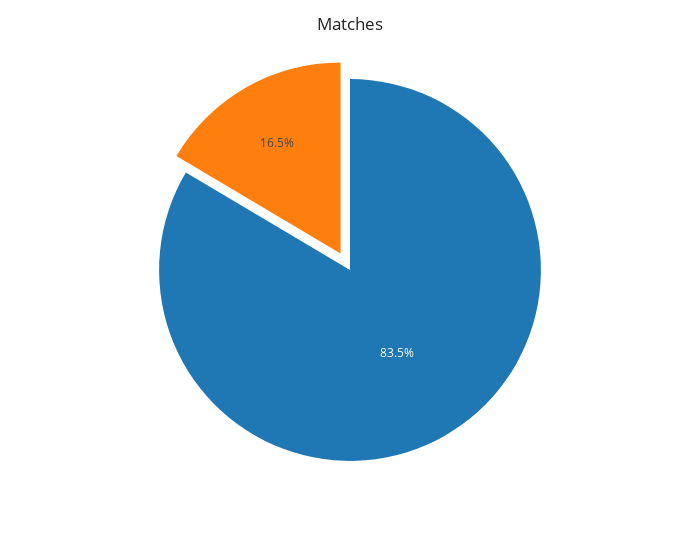

Here is the notebook cell this chart was saved with:
### Markdown cell above
3. How many matches are there between the participants?

### Code cell
fig_match = px.pie(df["match"].value_counts().reset_index(), values="count", color = "match", template="simple_white", width=700)
fig_match.update_layout(title_text="Matches")
fig_match.update(layout=dict(title=dict(x=0.5)))
fig_match.update_traces(pull = [0, 0.1])
fig_match.show()

### Figure 1 — Plotly figure (JSON) as saved in the notebook; plotly's stock layout.template omitted (floating-point values rounded to 4 significant figures)
{"data": [{"customdata": [["No"], ["Yes"]], "domain": {"x": [0, 1], "y": [0, 1]}, "hovertemplate": "count=%{value}<br>match=%{customdata[0]}<extra></extra>", "legendgroup": "", "marker": {"colors": ["#1F77B4", "#FF7F0E"]}, "name": "", "pull": [0, 0.1], "showlegend": false, "type": "pie", "values": [6998, 1380]}], "layout": {"legend": {"tracegroupgap": 0}, "margin": {"t": 60}, "title": {"text": "Matches", "x": 0.5}, "width": 700}}
